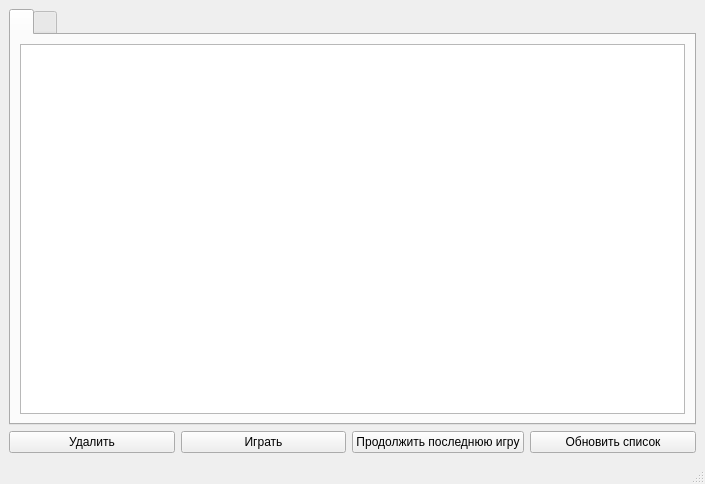
<?xml version="1.0" encoding="UTF-8"?>
<ui version="4.0">
 <class>ManagerWindow</class>
 <widget class="QMainWindow" name="ManagerWindow">
  <property name="geometry">
   <rect>
    <x>0</x>
    <y>0</y>
    <width>705</width>
    <height>484</height>
   </rect>
  </property>
  <property name="windowTitle">
   <string>ManagerWindow</string>
  </property>
  <widget class="QWidget" name="centralwidget">
   <layout class="QGridLayout" name="gridLayout">
    <item row="3" column="3">
     <widget class="QPushButton" name="pushButton">
      <property name="enabled">
       <bool>true</bool>
      </property>
      <property name="text">
       <string>Обновить список</string>
      </property>
     </widget>
    </item>
    <item row="3" column="0">
     <widget class="QPushButton" name="pushButton_3">
      <property name="enabled">
       <bool>true</bool>
      </property>
      <property name="text">
       <string>Удалить</string>
      </property>
     </widget>
    </item>
    <item row="3" column="2">
     <widget class="QPushButton" name="pushButton_4">
      <property name="enabled">
       <bool>true</bool>
      </property>
      <property name="text">
       <string>Продолжить последнюю игру</string>
      </property>
     </widget>
    </item>
    <item row="3" column="1">
     <widget class="QPushButton" name="pushButton_2">
      <property name="enabled">
       <bool>true</bool>
      </property>
      <property name="text">
       <string>Играть</string>
      </property>
     </widget>
    </item>
    <item row="1" column="0" colspan="4">
     <widget class="QTabWidget" name="tabWidget">
      <property name="currentIndex">
       <number>0</number>
      </property>
      <property name="documentMode">
       <bool>false</bool>
      </property>
      <property name="tabsClosable">
       <bool>false</bool>
      </property>
      <property name="movable">
       <bool>false</bool>
      </property>
      <property name="tabBarAutoHide">
       <bool>false</bool>
      </property>
      <widget class="QWidget" name="tabWidgetPage1">
       <attribute name="title">
        <string/>
       </attribute>
       <layout class="QGridLayout" name="gridLayout_2">
        <item row="0" column="0">
         <widget class="QTableWidget" name="tableWidget"/>
        </item>
       </layout>
      </widget>
      <widget class="QWidget" name="tabWidgetPage2">
       <attribute name="title">
        <string/>
       </attribute>
       <layout class="QGridLayout" name="gridLayout_3">
        <item row="2" column="1">
         <widget class="QTableWidget" name="tableWidget_2"/>
        </item>
        <item row="1" column="1">
         <widget class="QCheckBox" name="checkBox">
          <property name="text">
           <string>Включая бета-версии</string>
          </property>
         </widget>
        </item>
        <item row="0" column="1">
         <widget class="QComboBox" name="comboBox">
          <item>
           <property name="text">
            <string>Все игры</string>
           </property>
          </item>
          <item>
           <property name="text">
            <string>Только доступные</string>
           </property>
          </item>
          <item>
           <property name="text">
            <string>Частично доступные</string>
           </property>
          </item>
          <item>
           <property name="text">
            <string>Доступные и частично доступные</string>
           </property>
          </item>
          <item>
           <property name="text">
            <string>Доступные и непроверенные</string>
           </property>
          </item>
         </widget>
        </item>
       </layout>
      </widget>
     </widget>
    </item>
   </layout>
  </widget>
  <widget class="QMenuBar" name="menubar">
   <property name="geometry">
    <rect>
     <x>0</x>
     <y>0</y>
     <width>705</width>
     <height>22</height>
    </rect>
   </property>
  </widget>
  <widget class="QStatusBar" name="statusbar"/>
 </widget>
 <resources/>
 <connections/>
</ui>
